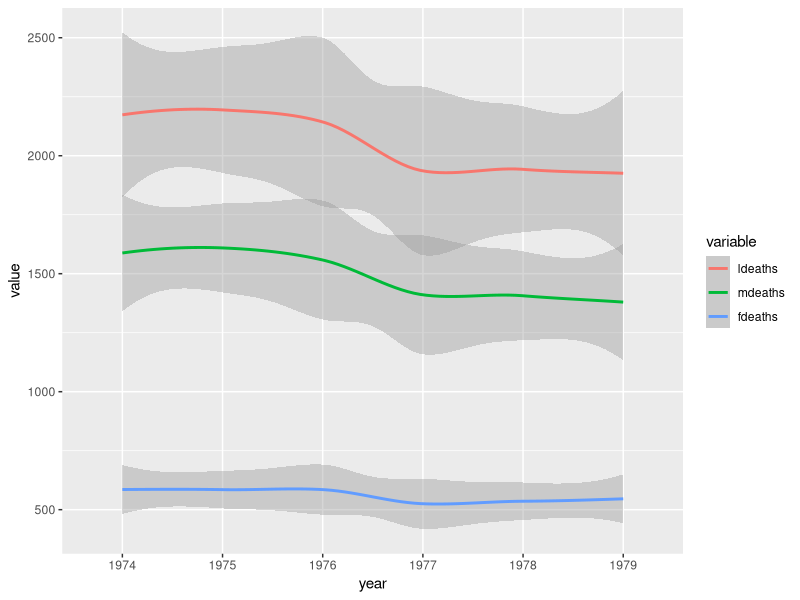

Write the R code that produced this figure.
## ---- chunk 1
x <- read.table(textConnection(
"Code Country        1950    1951    1952    1953    1954
AFG  Afghanistan    20,249  21,352  22,532  23,557  24,555
ALB  Albania        8,097   8,986   10,058  11,123  12,246"), header=TRUE)
head(x)
## ---- chunk 2
library(reshape2)
head(melt(x,id.vars = c("Code","Country")))
## ---- chunk 3
library(datasets)
library(reshape2)
data(UKLungDeaths)
library(data.table)
yr <- floor(tt <- time(mdeaths))
date=paste(month.abb[12*(tt - yr)],yr)
library(stringr)
month <- sapply(strsplit(as.character(date), " "), "[", 1)
month = factor(month,levels=c(month.abb))
year <- sapply(strsplit(as.character(date), " "), "[", 2)
UKLung <- data.table(data.frame(ldeaths,mdeaths,fdeaths,month,year))
head(UKLung)
## ---- chunk 4
meltedlungs <- melt(UKLung,id.vars = c("month","year"))
meltedlungs
## ---- chunk 5
library(dplyr)
meltedlungs %>% group_by(year) %>% summarise(average=mean(value),sd=sd(value),N=n())
## ---- chunk 6
library(dplyr)
meltedlungs %>% group_by(year,variable) %>% summarise(average=mean(value),sd=sd(value),N=n())
## ---- chunk 7
library(ggplot2)
ggplot(meltedlungs,aes(x=year,y=value,group=variable,colour=variable))+geom_smooth() 
## ---- chunk 8
melt(UKLung,id.vars=c("month","year"))
## ---- chunk 9
meltedlungs <- melt(UKLung,id.vars=c("month","year"),
                    variable.name = "Gender",value.name = "Deaths")
meltedlungs
## ---- chunk 10
head(dcast(meltedlungs,year+month~Gender,value.var = "Deaths",fun.aggregate=mean,na.rm=T))
